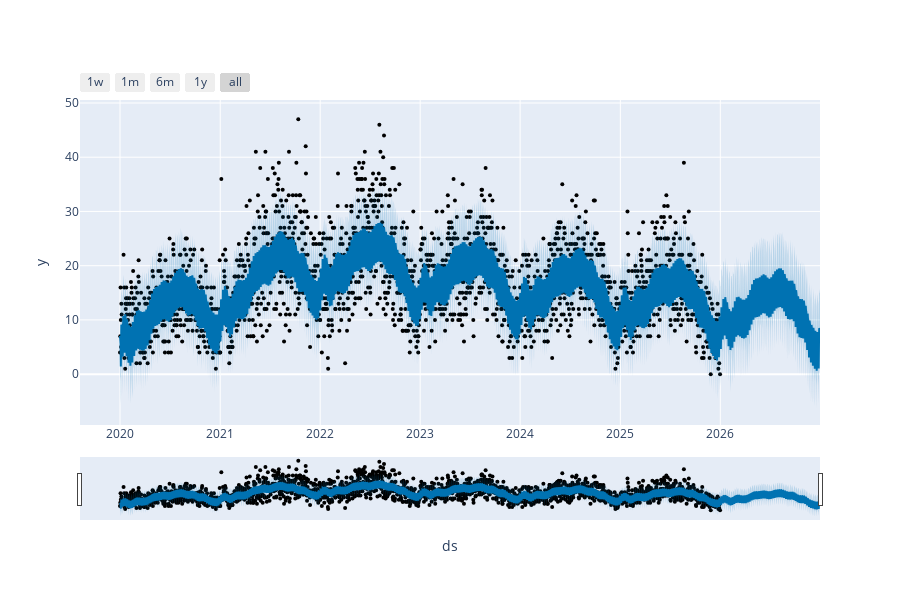

The notebook cell this image was saved under:
### Code cell
# Python
from prophet.plot import plot_plotly, plot_components_plotly

plot_plotly(m, forecast)

### Figure 1 — Plotly figure (JSON) as saved in the notebook; plotly's stock layout.template omitted (floating-point values rounded to 4 significant figures; data arrays with more than 128 entries replaced by an {"elided": "..."} marker saying what was removed)
{"data": [{"marker": {"color": "black", "size": 4}, "mode": "markers", "name": "Actual", "type": "scatter", "x": {"elided": "2192 str values"}, "y": {"elided": "2192 int values"}}, {"hoverinfo": "skip", "line": {"width": 0}, "mode": "lines", "type": "scatter", "x": {"elided": "2557 str values"}, "y": {"elided": "2557 float values"}}, {"fill": "tonexty", "fillcolor": "rgba(0, 114, 178, 0.2)", "line": {"color": "#0072B2", "width": 2}, "mode": "lines", "name": "Predicted", "type": "scatter", "x": {"elided": "2557 str values"}, "y": {"elided": "2557 float values"}}, {"fill": "tonexty", "fillcolor": "rgba(0, 114, 178, 0.2)", "hoverinfo": "skip", "line": {"width": 0}, "mode": "lines", "type": "scatter", "x": {"elided": "2557 str values"}, "y": {"elided": "2557 float values"}}], "layout": {"height": 600, "showlegend": false, "width": 900, "xaxis": {"rangeselector": {"buttons": [{"count": 7, "label": "1w", "step": "day", "stepmode": "backward"}, {"count": 1, "label": "1m", "step": "month", "stepmode": "backward"}, {"count": 6, "label": "6m", "step": "month", "stepmode": "backward"}, {"count": 1, "label": "1y", "step": "year", "stepmode": "backward"}, {"step": "all"}]}, "rangeslider": {"visible": true}, "title": {"text": "ds"}, "type": "date"}, "yaxis": {"title": {"text": "y"}}}}
